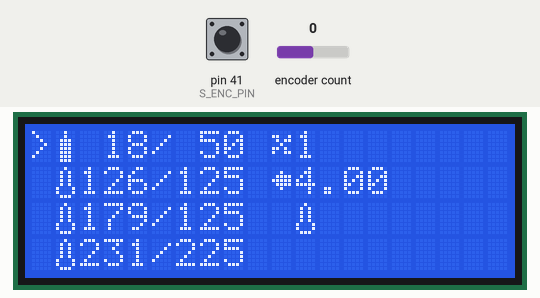
The sketch below on a simulated Arduino Mega 2560, built with avr-gcc and run on an emulated ATmega2560. Shown: 20×4 character LCD. The test bench sets the inputs (shaded band); at power-on: encoder count 0, pin 41 (S_ENC_PIN) HIGH.

Above: at 1.2 s.
1.3 s: encoder count set to 1
3.6 s: pin 41 (S_ENC_PIN) pulled LOW for 1 s
At 4.9 s:
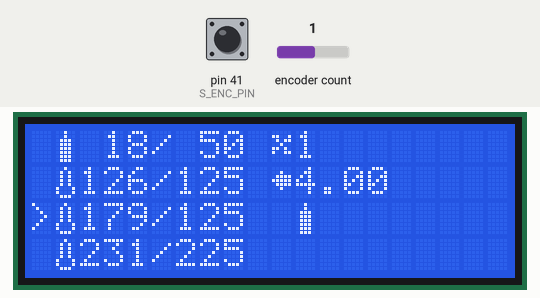
6.6 s: encoder count set to 2
At 7.5 s:
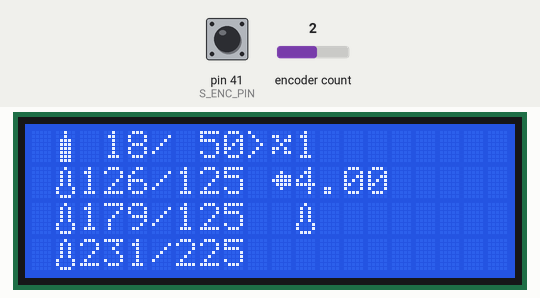
8.6 s: pin 41 (S_ENC_PIN) pulled LOW for 3.2 s
13.7 s: encoder count set to 3
15.7 s: pin 41 (S_ENC_PIN) pulled LOW for 1 s
At 17.0 s:
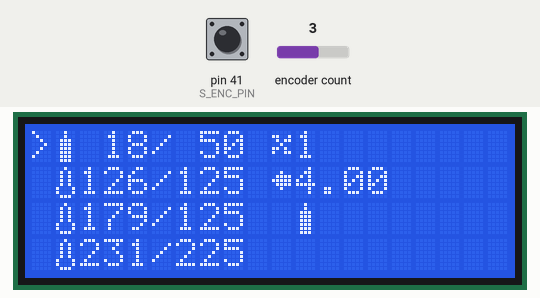
Timing chart, 0 to 18.7 s (numbered marks = the images above; inputs shaded):
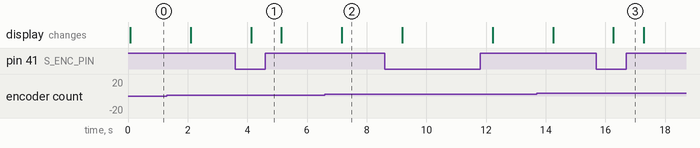

The sketch:

LCDandEncoder.ino
```cpp
/*

LCD and Encoder test code

Coding convention:

  * Variables in lowercase and underscore
  * Constants in uppercase
  * Classes starting with uppercase
  * Objects in lowercase
  * Methods and attributes in lowercase and underscore

Structure:

  * Libraries
  * Configuration
  * Constants
  * Global variables
  * setup()
  * loop()

*/

/***************
  Libraries
****************/
#include <LiquidCrystal.h>
#include <Encoder.h>

//The next is a fix for the R_AVR_13_PCREL, "relocation truncated to fit" error.
//Found in here: http://forum.arduino.cc/index.php/topic,127861.0.html
//Deeper explanation here: http://stackoverflow.com/questions/8188849/avr-linker-error-relocation-truncated-to-fit
//#include <avr/pgmspace.h>
//const char pad[100] PROGMEM = { 0 };

/***************
  Configuration
****************/


/***************
  Constants
****************/

//Pin Constants

//LCD Pins
#define LCD_RS_PIN 48
#define LCD_EN_PIN 49
#define LCD_D4_PIN 47
#define LCD_D5_PIN 46
#define LCD_D6_PIN 45
#define LCD_D7_PIN 44

//Screen Encoder Pins
#define S_EN1_PIN 2  //Encoder signal 1
#define S_EN2_PIN 3  //Encoder signal 2
#define S_ENC_PIN 41  //Encoder click signal


//Screen Constants
#define ENCODER_STEPS_PER_UNIT 2  //How many steps of the encoder position are necessary to change one menu item or one variable unit
#define CURSOR_CHARACTER 62       //ACII code for the cursor character


//Menu positions
#define NUMBER_OF_MENU_POSITIONS 6

#define MOTOR_MENU 0
#define HEATER1_MENU 1
#define HEATER2_MENU 2
#define HEATER3_MENU 3
#define FAN_MENU 4
#define PULLER_MENU 5
//falta winder


/***************
  Global variables
****************/


LiquidCrystal lcd(LCD_RS_PIN, LCD_EN_PIN, LCD_D4_PIN, LCD_D5_PIN, LCD_D6_PIN, LCD_D7_PIN);
Encoder screen_encoder(S_EN1_PIN, S_EN2_PIN);


// LCD custom chars
// Custom characters generated thanks to lcdchargen tool by Omer Kilic
// URL: http://omerk.github.io/lcdchargen/

byte motor_char[8] = {
	0b00100,
	0b00100,
	0b01110,
	0b01110,
	0b01110,
	0b01110,
	0b01110,
	0b01110
};

byte thermometer_char[8] = {
	0b00100,
	0b01010,
	0b01010,
	0b01010,
	0b01010,
	0b10001,
	0b10001,
	0b01110
};

byte fan_char[8] = {
	0b00000,
	0b11001,
	0b01011,
	0b00100,
	0b11010,
	0b10011,
	0b00000,
	0b00000
};

byte puller_char[8] = {
	0b00000,
	0b00100,
	0b01111,
	0b11111,
	0b01111,
	0b00100,
	0b00000,
	0b00000
};

//Screen encoder global variables
//we choose int because when the encoder lecture overflows the increment is calculated with an error, so we want it to happen as rarely as possible
int old_screen_encoder_position = 0;
int new_screen_encoder_position;
int delta_encoder_position;
char cursor_position = 0;
char delta_cursor;


//Extruder state global variables
//declared as double to make them compatible with the PID library

double motor_speed = 18;
double heater_1_temperature = 126;
double heater_2_temperature = 179;
double heater_3_temperature = 231;
double puller_speed = 4;
bool fan_on = 1;

//motor duty cycle
double motor_duty_cycle = 50;


//setpoints
double heater_1_setpoint = 125;
double heater_2_setpoint = 180;
double heater_3_setpoint = 225;

//heater duty cycles
double heater_1_duty_cycle = 0;
double heater_2_duty_cycle = 0;
double heater_3_duty_cycle = 0;

/***************
  setup()
****************/


void setup() {

  //Part of the fix for theR_AVR_13_PCREL relocation truncated to fit error
  //pad[0];

  //Pin setup

  //LCD Pins
  pinMode(LCD_RS_PIN, OUTPUT);
  pinMode(LCD_EN_PIN, OUTPUT);
  pinMode(LCD_D4_PIN, OUTPUT);
  pinMode(LCD_D5_PIN, OUTPUT);
  pinMode(LCD_D6_PIN, OUTPUT);
  pinMode(LCD_D7_PIN, OUTPUT);


  //Screen Encoder Pins
  //S_EN1_PIN and S_EN2_PIN must not be initialized for the encoder to work correctly
  pinMode(S_ENC_PIN, INPUT_PULLUP);

  // set up the LCD's number of columns and rows:
  lcd.begin(20, 4);

  // setup of the custom characters
  lcd.createChar(0, motor_char);
  lcd.createChar(1, thermometer_char);
  lcd.createChar(2, fan_char);
  lcd.createChar(3, puller_char);

}


/***************
  loop()
****************/

void loop() {
  //clear the whole screen
  lcd.clear();

  //Represent the custom characters in the screen
  lcd.setCursor(1, 0);
  lcd.write((uint8_t)0); //motor_char

  lcd.setCursor(1, 1);
  lcd.write((uint8_t)1); //thermometer_char

  lcd.setCursor(1, 2);
  lcd.write((uint8_t)1); //thermometer_char

  lcd.setCursor(1, 3);
  lcd.write((uint8_t)1); //thermometer_char

  lcd.setCursor(10, 0);
  lcd.write((uint8_t)2); //fan_char

  lcd.setCursor(10, 1);
  lcd.write((uint8_t)3); //puller_char

  //Motor

  lcd.setCursor(2, 0);
  lcd.print( dto3char(motor_speed) );

  lcd.setCursor(5, 0);
  lcd.print('/');

  lcd.setCursor(6, 0);
  lcd.print( dto3char(motor_duty_cycle) );

  //Heater 1
  lcd.setCursor(2, 1);
  lcd.print( dto3char(heater_1_temperature) );

  lcd.setCursor(5, 1);
  lcd.print('/');

  lcd.setCursor(6, 1);
  lcd.print( dto3char(heater_1_setpoint) );

  //Heater 2
  lcd.setCursor(2, 2);
  lcd.print( dto3char(heater_2_temperature) );

  lcd.setCursor(5, 2);
  lcd.print('/');

  lcd.setCursor(6, 2);
  lcd.print( dto3char(heater_1_setpoint) );

  //Heater 3
  lcd.setCursor(2, 3);
  lcd.print( dto3char(heater_3_temperature) );

  lcd.setCursor(5, 3);
  lcd.print('/');

  lcd.setCursor(6, 3);
  lcd.print( dto3char(heater_3_setpoint) );

  //Fan
  lcd.setCursor(11, 0);
  lcd.print(fan_on);

  //Puller
  lcd.setCursor(11, 1);
  lcd.print(puller_speed);


  //read the screen encoder position
  new_screen_encoder_position = screen_encoder.read();

  //calculate the increment (delta) in encoder position since last execution
  delta_encoder_position = new_screen_encoder_position - old_screen_encoder_position;

  //Calculate the increment (delta) in the position of the cursor
  delta_cursor = delta_encoder_position / ENCODER_STEPS_PER_UNIT;

  //Calculate the new cursor position
  //If the cursor position has gone out of the range determined by NUMBER_OF_MENU_POSITIONS, return it back
  cursor_position = cursor_position + delta_cursor;

  while(cursor_position > 5){
    cursor_position = cursor_position - NUMBER_OF_MENU_POSITIONS;
  }

  while(cursor_position < 0){
    cursor_position = cursor_position + NUMBER_OF_MENU_POSITIONS;
  }

  //once we have finished calculating, store the last value of the screen encoder
  old_screen_encoder_position = new_screen_encoder_position;

  //if the screen encoder position is "about" to overflow the int range, return it to zero
  if ( (screen_encoder.read() >= 32000) || (screen_encoder.read() < -32000) ) {
    screen_encoder.write(0);
  }


  // Print the selection cursor
  //if the menu item is in the left column
  if (cursor_position <= 3){
    lcd.setCursor(0, cursor_position);
  }
  //if the menu item is in the right column
  else {
    lcd.setCursor(9, cursor_position - 4);
  }
  lcd.write(CURSOR_CHARACTER);


  lcd.setCursor(11, 2);
  lcd.write( digitalRead( S_ENC_PIN ) );

  delay(1000);
}


char conv[4];

char * dto3char(double d){
  //takes the double d and returns the string in format "123" (no decimals, three digits)

  int i = (int)d;

  //hundreds
  if (d >= 100.0){
    conv[0] = (i/100) + '0';
  }
  else {
    conv[0] = ' ';
  }

  //tens
  if (d >= 10.0){
    conv[1] = (i%100)/10 + '0';
  }
  else {
    conv[1] = ' ';
  }

  //units
  conv[2] = (i%10) + '0';

  //end of string
  conv[3] = 0;

  return conv;
}
```

Measured:
- after the input at 3.6 s, the display: changes after 0.53 s (image 1)
- after the input at 6.6 s, the display: changes after 0.56 s (image 2)
- after the input at 15.7 s, the display: changes after 0.57 s (image 3)
